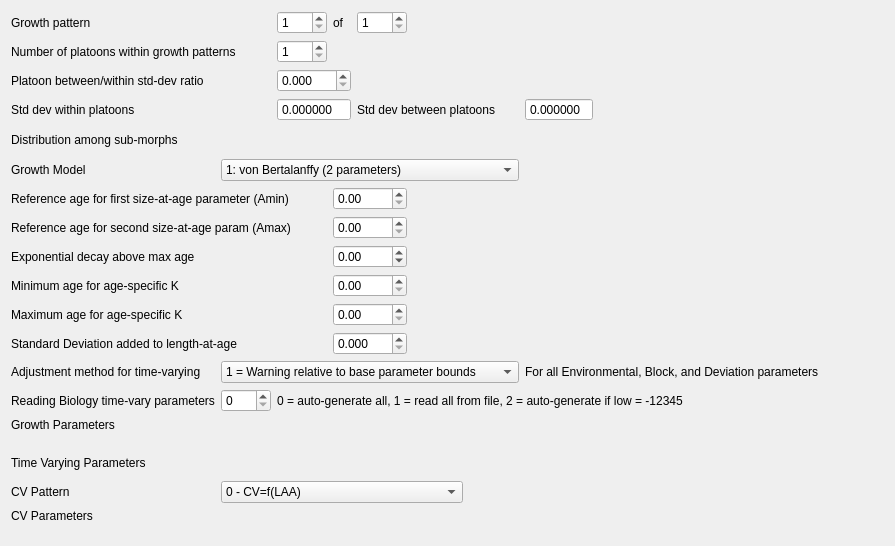
         <widget class="QWidget" name="scrollAreaWidgetContents_2">
          <property name="geometry">
           <rect>
            <x>0</x>
            <y>0</y>
            <width>895</width>
            <height>546</height>
           </rect>
          </property>
          <layout class="QVBoxLayout" name="verticalLayout_7">
           <item>
            <layout class="QGridLayout" name="gridLayout_growth">
             <item row="13" column="1">
              <widget class="QSpinBox" name="spinBox_bio_time_vary_read">
               <property name="maximum">
                <number>2</number>
               </property>
              </widget>
             </item>
             <item row="15" column="0" colspan="9">
              <layout class="QVBoxLayout" name="verticalLayout_growth_params"/>
             </item>
             <item row="8" column="0" colspan="3">
              <widget class="QLabel" name="label_exp_decay">
               <property name="text">
                <string>Exponential decay above max age</string>
               </property>
              </widget>
             </item>
             <item row="1" column="2">
              <widget class="QSpinBox" name="spinBox_growth_num_submorphs">
               <property name="minimum">
                <number>1</number>
               </property>
               <property name="maximum">
                <number>5</number>
               </property>
               <property name="singleStep">
                <number>2</number>
               </property>
               <property name="value">
                <number>1</number>
               </property>
              </widget>
             </item>
             <item row="4" column="0">
              <widget class="QLabel" name="label_growth_submorph_dist">
               <property name="text">
                <string>Distribution among sub-morphs </string>
               </property>
              </widget>
             </item>
             <item row="5" column="0">
              <widget class="QLabel" name="label_growth_model">
               <property name="text">
                <string>Growth Model</string>
               </property>
              </widget>
             </item>
             <item row="11" column="0" colspan="3">
              <widget class="QLabel" name="label_growth_sd_add">
               <property name="text">
                <string>Standard Deviation added to length-at-age</string>
               </property>
              </widget>
             </item>
             <item row="9" column="0" colspan="3">
              <widget class="QLabel" name="label_growth_age_spec_min">
               <property name="text">
                <string>Minimum age for age-specific K</string>
               </property>
              </widget>
             </item>
             <item row="0" column="4">
              <widget class="QSpinBox" name="spinBox_growth_num_patterns">
               <property name="readOnly">
                <bool>false</bool>
               </property>
               <property name="minimum">
                <number>1</number>
               </property>
              </widget>
             </item>
             <item row="5" column="1" colspan="6">
              <widget class="QComboBox" name="comboBox_growth_model">
               <item>
                <property name="text">
                 <string>1: von Bertalanffy (2 parameters)</string>
                </property>
               </item>
               <item>
                <property name="text">
                 <string>2: Schnute's general growth curve (3 parameters)</string>
                </property>
               </item>
               <item>
                <property name="text">
                 <string>3: von Bert with age-specific K devs for age range</string>
                </property>
               </item>
              </widget>
             </item>
             <item row="11" column="3" colspan="2">
              <widget class="QDoubleSpinBox" name="doubleSpinBox_growth_sd_add">
               <property name="decimals">
                <number>3</number>
               </property>
               <property name="maximum">
                <double>5.000000000000000</double>
               </property>
               <property name="singleStep">
                <double>0.100000000000000</double>
               </property>
              </widget>
             </item>
             <item row="10" column="3" colspan="2">
              <widget class="QDoubleSpinBox" name="doubleSpinBox_growth_age_spec_max"/>
             </item>
             <item row="9" column="3" colspan="2">
              <widget class="QDoubleSpinBox" name="doubleSpinBox_growth_age_spec_min"/>
             </item>
             <item row="8" column="3" colspan="2">
              <widget class="QDoubleSpinBox" name="doubleSpinBox_exp_decay">
               <property name="minimum">
                <double>-999.000000000000000</double>
               </property>
               <property name="singleStep">
                <double>0.100000000000000</double>
               </property>
              </widget>
             </item>
             <item row="7" column="3" colspan="2">
              <widget class="QDoubleSpinBox" name="doubleSpinBox_growth_age_Amax">
               <property name="minimum">
                <double>0.000000000000000</double>
               </property>
               <property name="maximum">
                <double>999.000000000000000</double>
               </property>
              </widget>
             </item>
             <item row="1" column="0" colspan="2">
              <widget class="QLabel" name="label_growth_num_submorphs">
               <property name="text">
                <string>Number of platoons within growth patterns </string>
               </property>
              </widget>
             </item>
             <item row="0" column="2">
              <widget class="QSpinBox" name="spinBox_growth_pattern">
               <property name="minimum">
                <number>1</number>
               </property>
              </widget>
             </item>
             <item row="0" column="3">
              <widget class="QLabel" name="label_growth_of">
               <property name="sizePolicy">
                <sizepolicy hsizetype="Minimum" vsizetype="Preferred">
                 <horstretch>0</horstretch>
                 <verstretch>0</verstretch>
                </sizepolicy>
               </property>
               <property name="maximumSize">
                <size>
                 <width>18</width>
                 <height>16777215</height>
                </size>
               </property>
               <property name="text">
                <string>of</string>
               </property>
              </widget>
             </item>
             <item row="0" column="0">
              <widget class="QLabel" name="label_growth_num_patterns">
               <property name="text">
                <string>Growth pattern</string>
               </property>
              </widget>
             </item>
             <item row="4" column="1" colspan="6">
              <layout class="QHBoxLayout" name="horizontalLayout_growth_submorph_dist"/>
             </item>
             <item row="6" column="3" colspan="2">
              <widget class="QDoubleSpinBox" name="doubleSpinBox_growth_age_Amin">
               <property name="maximum">
                <double>999.000000000000000</double>
               </property>
              </widget>
             </item>
             <item row="6" column="0" colspan="3">
              <widget class="QLabel" name="label_growth_first_saa_age">
               <property name="text">
                <string>Reference age for first size-at-age parameter (Amin)</string>
               </property>
              </widget>
             </item>
             <item row="7" column="0" colspan="3">
              <widget class="QLabel" name="label_growth_secnd_saa_age">
               <property name="text">
                <string>Reference age for second size-at-age param (Amax)</string>
               </property>
              </widget>
             </item>
             <item row="19" column="0">
              <widget class="QLabel" name="label_growth_cv_pattern">
               <property name="text">
                <string>CV Pattern</string>
               </property>
              </widget>
             </item>
             <item row="19" column="1" colspan="5">
              <widget class="QComboBox" name="comboBox_growth_cv_pattern">
               <item>
                <property name="text">
                 <string>0 - CV=f(LAA)</string>
                </property>
               </item>
               <item>
                <property name="text">
                 <string>1 - CV=f(A)</string>
                </property>
               </item>
               <item>
                <property name="text">
                 <string>2 - SD=f(LAA)</string>
                </property>
               </item>
               <item>
                <property name="text">
                 <string>3 - SD=f(A)</string>
                </property>
               </item>
               <item>
                <property name="text">
                 <string>4 - SAA Lognormal dist</string>
                </property>
               </item>
              </widget>
             </item>
             <item row="12" column="0">
              <widget class="QLabel" name="label_growth_time_vary">
               <property name="text">
                <string>Adjustment method for time-varying</string>
               </property>
              </widget>
             </item>
             <item row="18" column="0" colspan="8">
              <layout class="QVBoxLayout" name="verticalLayout_growth_time_vary_params"/>
             </item>
             <item row="12" column="7" colspan="2">
              <widget class="QLabel" name="label_growth_time_vary_info">
               <property name="text">
                <string>For all Environmental, Block, and Deviation parameters</string>
               </property>
              </widget>
             </item>
             <item row="12" column="1" colspan="6">
              <widget class="QComboBox" name="comboBox_growth_time_vary">
               <item>
                <property name="text">
                 <string>1 = Warning relative to base parameter bounds</string>
                </property>
               </item>
               <item>
                <property name="text">
                 <string>3 = No bound check</string>
                </property>
               </item>
              </widget>
             </item>
             <item row="13" column="2" colspan="7">
              <widget class="QLabel" name="label_bio_time_vary_read_info">
               <property name="text">
                <string>0 = auto-generate all, 1 = read all from file, 2 = auto-generate if low = -12345</string>
               </property>
              </widget>
             </item>
             <item row="13" column="0">
              <widget class="QLabel" name="label_bio_time_vary_read">
               <property name="text">
                <string>Reading Biology time-vary parameters</string>
               </property>
              </widget>
             </item>
             <item row="17" column="0" colspan="2">
              <widget class="QLabel" name="label_growth_time_vary_params">
               <property name="text">
                <string>Time Varying Parameters</string>
               </property>
              </widget>
             </item>
             <item row="21" column="0" colspan="9">
              <layout class="QVBoxLayout" name="verticalLayout_cv_params"/>
             </item>
             <item row="2" column="0">
              <widget class="QLabel" name="label_growth_submorph_ratio">
               <property name="text">
                <string>Platoon between/within std-dev ratio </string>
               </property>
              </widget>
             </item>
             <item row="20" column="8">
              <spacer name="horizontalSpacer_growth">
               <property name="orientation">
                <enum>Qt::Horizontal</enum>
               </property>
               <property name="sizeHint" stdset="0">
                <size>
                 <width>40</width>
                 <height>20</height>
                </size>
               </property>
              </spacer>
             </item>
             <item row="10" column="0" colspan="3">
              <widget class="QLabel" name="label_growth_age_spec_max">
               <property name="text">
                <string>Maximum age for age-specific K</string>
               </property>
              </widget>
             </item>
             <item row="14" column="0">
              <widget class="QLabel" name="label_growth_parameters">
               <property name="text">
                <string>Growth Parameters</string>
               </property>
               <property name="alignment">
                <set>Qt::AlignLeading|Qt::AlignLeft|Qt::AlignTop</set>
               </property>
              </widget>
             </item>
             <item row="20" column="0">
              <widget class="QLabel" name="label_cv_parameters">
               <property name="text">
                <string>CV Parameters</string>
               </property>
               <property name="alignment">
                <set>Qt::AlignLeading|Qt::AlignLeft|Qt::AlignTop</set>
               </property>
              </widget>
             </item>
             <item row="3" column="0">
              <widget class="QLabel" name="label_growth_morph_within">
               <property name="text">
                <string>Std dev within platoons</string>
               </property>
              </widget>
             </item>
             <item row="3" column="4" colspan="3">
              <widget class="QLabel" name="label_growth_morph_between">
               <property name="text">
                <string>Std dev between platoons</string>
               </property>
              </widget>
             </item>
             <item row="3" column="7">
              <widget class="QDoubleSpinBox" name="doubleSpinBox_growth_morph_between">
               <property name="readOnly">
                <bool>true</bool>
               </property>
               <property name="buttonSymbols">
                <enum>QAbstractSpinBox::NoButtons</enum>
               </property>
               <property name="decimals">
                <number>6</number>
               </property>
              </widget>
             </item>
             <item row="3" column="2" colspan="2">
              <widget class="QDoubleSpinBox" name="doubleSpinBox_growth_morph_within">
               <property name="readOnly">
                <bool>true</bool>
               </property>
               <property name="buttonSymbols">
                <enum>QAbstractSpinBox::NoButtons</enum>
               </property>
               <property name="decimals">
                <number>6</number>
               </property>
              </widget>
             </item>
             <item row="2" column="2" colspan="2">
              <widget class="QDoubleSpinBox" name="doubleSpinBox_growth_morph_ratio">
               <property name="decimals">
                <number>3</number>
               </property>
              </widget>
             </item>
            </layout>
           </item>
          </layout>
         </widget>
